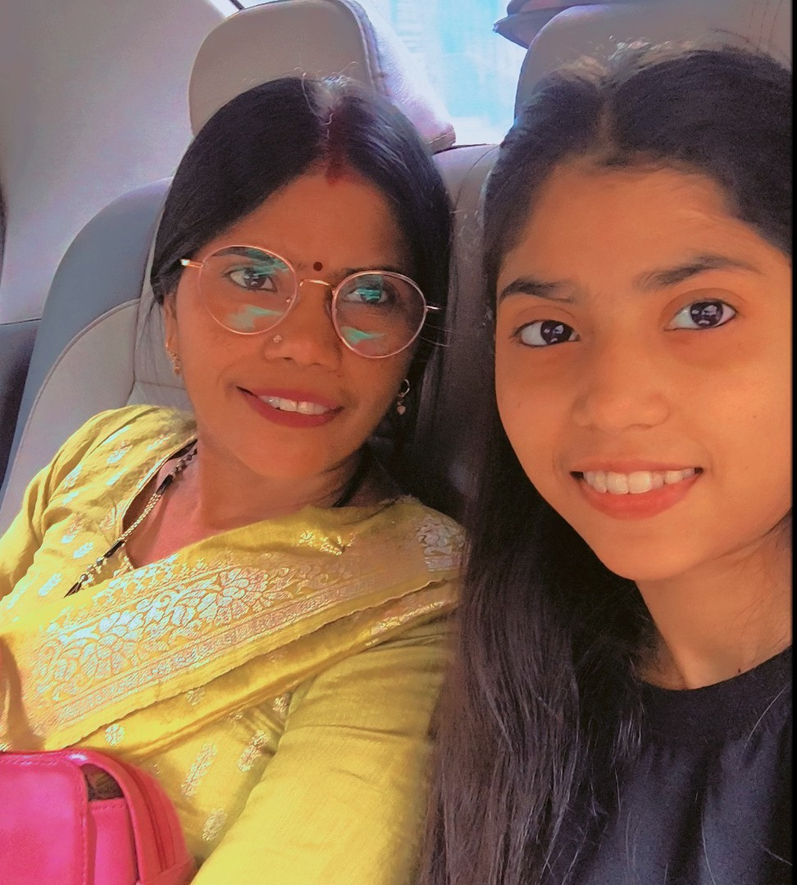
#> input picture ML/svd2.png, 797 x 885 px, shrunk from 972 x 1080 before the run
$ python image_compression.py
#> lines starting #> are read from the running program, lines starting #| are printed output that depends on the picture
import numpy as np
import matplotlib.pyplot as plt
from PIL import Image

# -----------------------------
# 1️⃣ LOAD IMAGE
# -----------------------------
img = Image.open("svd2.png")
#> img is the input picture: PIL image 797x885 RGB; mean R, G, B 140.3, 104.2, 84.4

# Show original image
plt.figure(figsize=(5,5))
plt.imshow(img)
plt.title("Original Image")
plt.axis("off")
plt.show()

# -----------------------------
# 2️⃣ CONVERT TO GRAYSCALE
# -----------------------------
gray = img.convert("L")
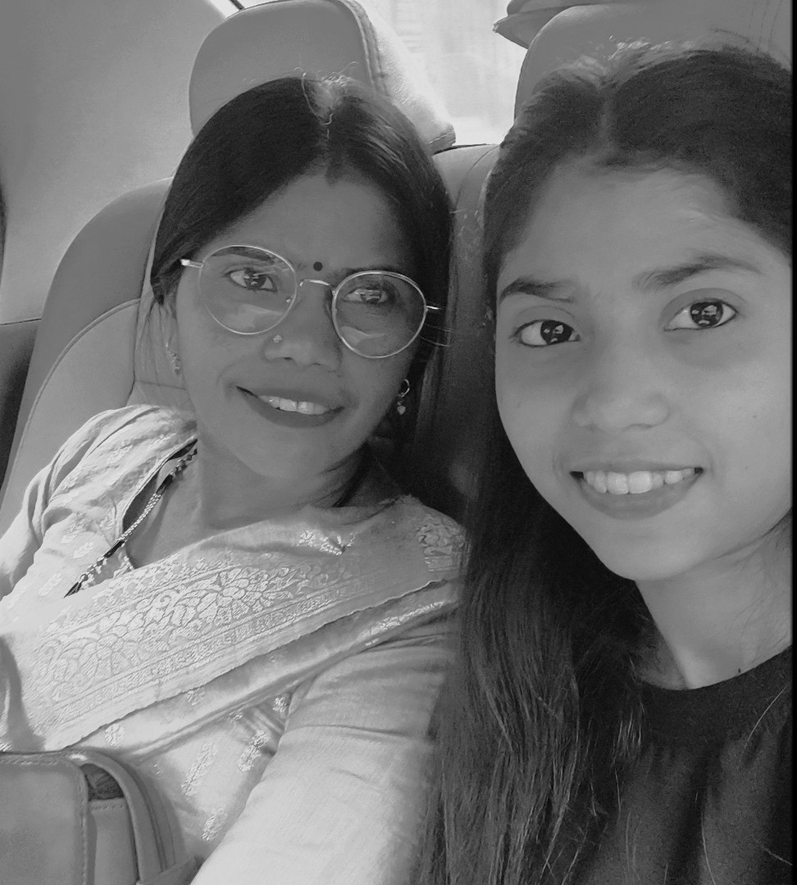
#> gray: PIL image 797x885 L; min 0, max 237, mean 112.8

# Convert image to matrix
A = np.array(gray)

print("Image Matrix Shape:", A.shape)
#| Image Matrix Shape: (885, 797)

# -----------------------------
# 3️⃣ APPLY SVD
# -----------------------------
U, S, Vt = np.linalg.svd(A, full_matrices=False)
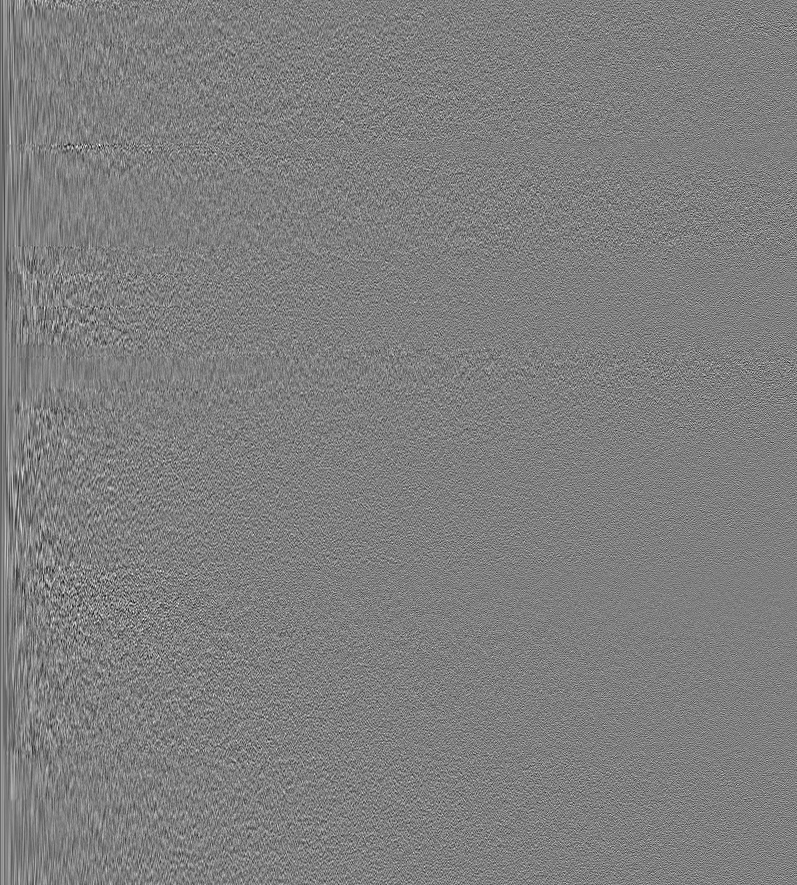
#> U: shape (885, 797) float64; min -0.193, max 0.193, mean -5.16e-05; drawn with min black and max white
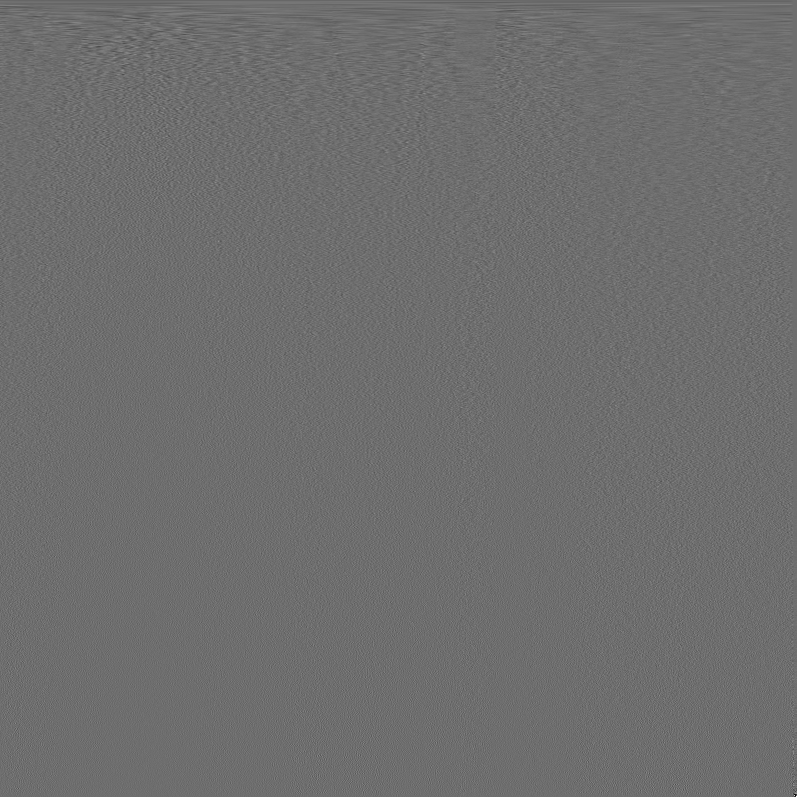
#> Vt: shape (797, 797) float64; min -0.613, max 0.803, mean -4.77e-05; drawn with min black and max white
#> S = 797 values, max 98175.1 at index 0, min 1.88 at index 796, mean 459

print("U shape:", U.shape)
#| U shape: (885, 797)
print("S shape:", S.shape)
#| S shape: (797,)
print("Vt shape:", Vt.shape)
#| Vt shape: (797, 797)

# -----------------------------
# 4️⃣ USER INPUT FOR COMPRESSION
# -----------------------------
k = int(input("Enter value of k: "))
#> the answer given: 3

# -----------------------------
# 5️⃣ COMPRESS IMAGE
# -----------------------------
A_compressed = U[:, :k] @ np.diag(S[:k]) @ Vt[:k, :]
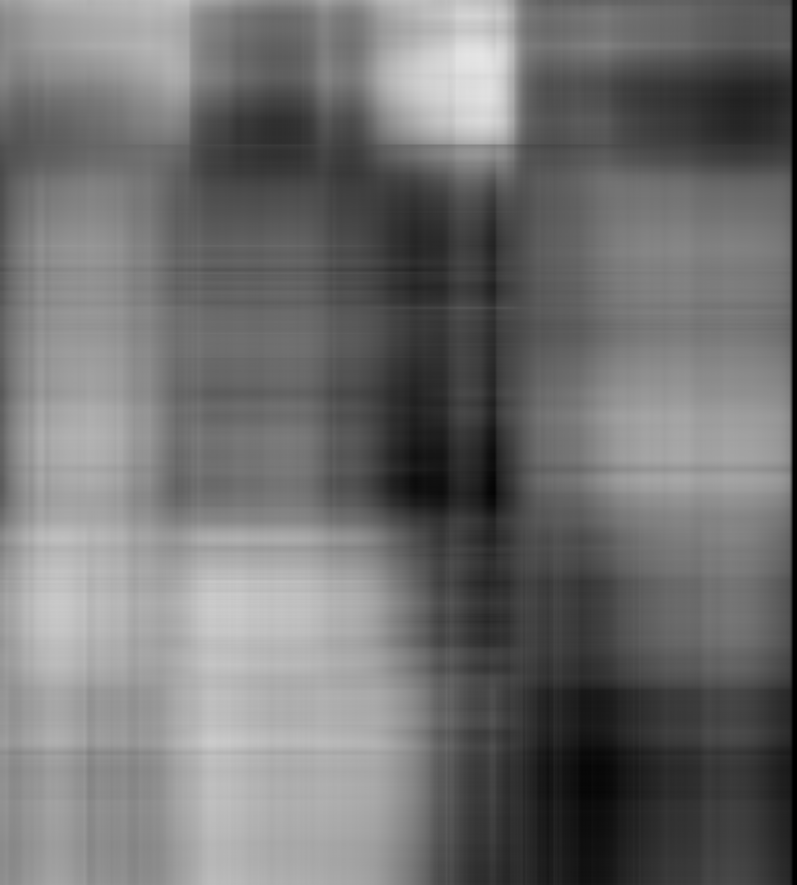
#> A_compressed: shape (885, 797) float64; min 0.33, max 229.3, mean 112.8

# -----------------------------
# 6️⃣ DISPLAY RESULTS
# -----------------------------
plt.figure(figsize=(12,5))

# Original
plt.subplot(1,2,1)
plt.imshow(A, cmap='gray')
plt.title("Original Image")
plt.axis("off")

# Compressed
plt.subplot(1,2,2)
plt.imshow(A_compressed, cmap='gray')
plt.title(f"Compressed Image (k={k})")
plt.axis("off")

plt.tight_layout()
plt.show()
